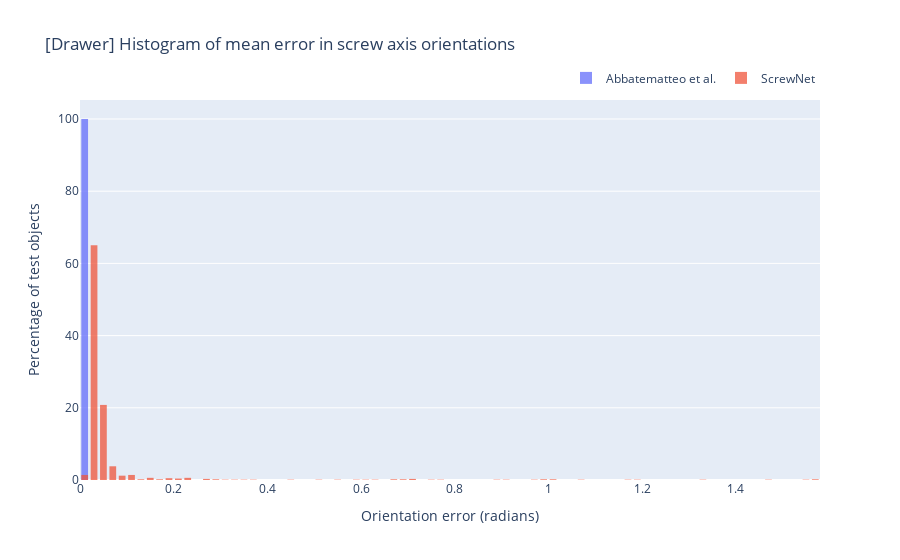
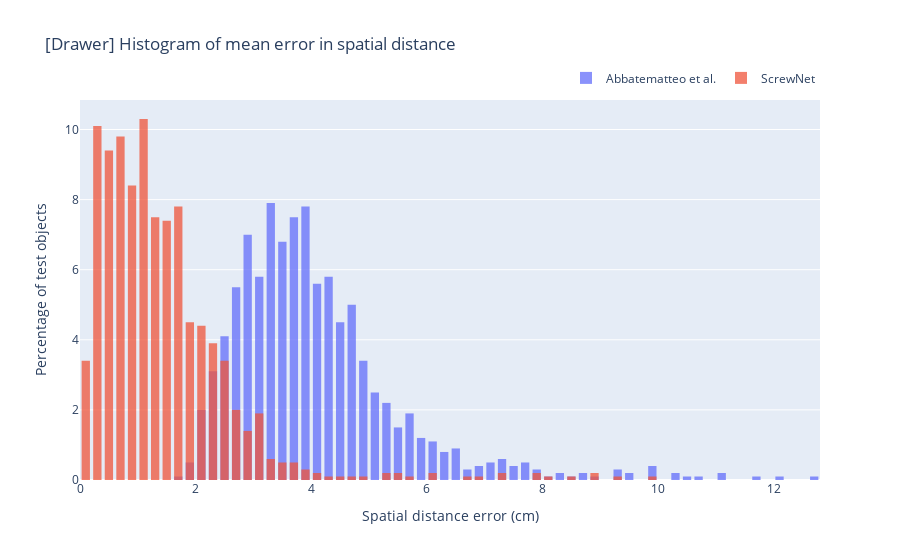
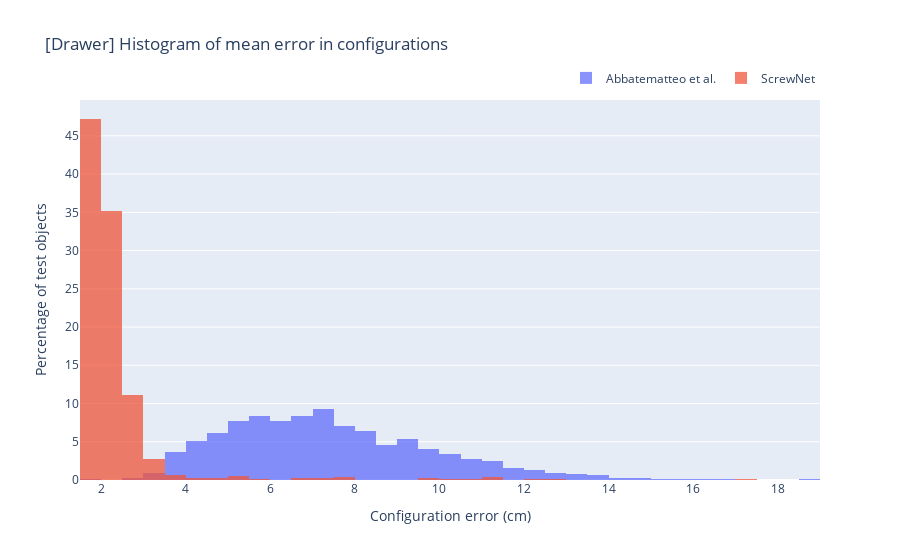

The cell these charts' notebook holds for them, in order:
### Code cell
## Drawer
ours_file = '/Users/jainajinkya/research/ArticulationModel/results/drawer/ours/nnv1_synArt_20000/test_prediction_data.pkl'
with open(ours_file, 'rb') as f:
    ours = pickle.load(f)

ben_file = '/Users/jainajinkya/research/ArticulationModel/results/drawer/ben/ben_drawer/test_prediction_data.pkl'
with open(ben_file, 'rb') as f:
    ben = pickle.load(f)

## Orientation
fig = go.Figure()
fig.add_trace(go.Histogram(x=ben['ori_err_mean'], histnorm='percent', name='Abbatematteo et al.', bingroup=1))
fig.add_trace(go.Histogram(x=ours['ori_err_mean'], histnorm='percent', name='ScrewNet', bingroup=1))

fig.update_layout(
    title_text='[Drawer] Histogram of mean error in screw axis orientations', # title of plot
    xaxis_title_text='Orientation error (radians)', # xaxis label
    yaxis_title_text='Percentage of test objects', # yaxis label
    bargap=0.2, # gap between bars of adjacent location coordinates
    bargroupgap=0.1, # gap between bars of the same location coordinates
    barmode='overlay'
)

# Reduce opacity to see both histograms
fig.update_traces(opacity=0.75)
fig.update_layout(legend=dict(orientation="h", yanchor="bottom", y=1.02, xanchor="right", x=1))
fig.show()

## Spatial Distance
fig = go.Figure()
fig.add_trace(go.Histogram(x=ben['dist_err_mean']*100., histnorm='percent', name='Abbatematteo et al.', bingroup=2))
fig.add_trace(go.Histogram(x=ours['dist_err_mean']*100., histnorm='percent', name='ScrewNet', bingroup=2))

fig.update_layout(
    title_text='[Drawer] Histogram of mean error in spatial distance', # title of plot
    xaxis_title_text='Spatial distance error (cm)', # xaxis label
    yaxis_title_text='Percentage of test objects', # yaxis label
    bargap=0.2, # gap between bars of adjacent location coordinates
    bargroupgap=0.1, # gap between bars of the same location coordinates
    barmode='overlay'
)

# Reduce opacity to see both histograms
fig.update_traces(opacity=0.75)
fig.update_layout(legend=dict(orientation="h", yanchor="bottom", y=1.02, xanchor="right", x=1))
fig.show()

## Configuration
fig = go.Figure()
fig.add_trace(go.Histogram(x=ben['theta_err_mean']*100., histnorm='percent', name='Abbatematteo et al.', bingroup=3))
fig.add_trace(go.Histogram(x=ours['ori_d_mean']*100., histnorm='percent', name='ScrewNet', bingroup=3))

fig.update_layout(
    title_text='[Drawer] Histogram of mean error in configurations', # title of plot
    xaxis_title_text='Configuration error (cm)', # xaxis label
    yaxis_title_text='Percentage of test objects', # yaxis label
#     bargap=0.2, # gap between bars of adjacent location coordinates
#     bargroupgap=0.1, # gap between bars of the same location coordinates
    barmode='overlay'
)

# Reduce opacity to see both histograms
fig.update_traces(opacity=0.75)
fig.update_layout(legend=dict(orientation="h", yanchor="bottom", y=1.02, xanchor="right", x=1))
fig.show()

### Figure 1 — Plotly figure (JSON) as saved in the notebook; plotly's stock layout.template omitted (floating-point values rounded to 4 significant figures; data arrays with more than 128 entries replaced by an {"elided": "..."} marker saying what was removed)
{"data": [{"bingroup": "1", "histnorm": "percent", "name": "Abbatematteo et al.", "opacity": 0.75, "type": "histogram", "x": {"elided": "1000 float values"}}, {"bingroup": "1", "histnorm": "percent", "name": "ScrewNet", "opacity": 0.75, "type": "histogram", "x": {"elided": "1000 float values"}}], "layout": {"bargap": 0.2, "bargroupgap": 0.1, "barmode": "overlay", "legend": {"orientation": "h", "x": 1, "xanchor": "right", "y": 1.02, "yanchor": "bottom"}, "title": {"text": "[Drawer] Histogram of mean error in screw axis orientations"}, "xaxis": {"title": {"text": "Orientation error (radians)"}}, "yaxis": {"title": {"text": "Percentage of test objects"}}}}

### Figure 2 — Plotly figure (JSON) as saved in the notebook; plotly's stock layout.template omitted (floating-point values rounded to 4 significant figures; data arrays with more than 128 entries replaced by an {"elided": "..."} marker saying what was removed)
{"data": [{"bingroup": "2", "histnorm": "percent", "name": "Abbatematteo et al.", "opacity": 0.75, "type": "histogram", "x": {"elided": "1000 float values"}}, {"bingroup": "2", "histnorm": "percent", "name": "ScrewNet", "opacity": 0.75, "type": "histogram", "x": {"elided": "1000 float values"}}], "layout": {"bargap": 0.2, "bargroupgap": 0.1, "barmode": "overlay", "legend": {"orientation": "h", "x": 1, "xanchor": "right", "y": 1.02, "yanchor": "bottom"}, "title": {"text": "[Drawer] Histogram of mean error in spatial distance"}, "xaxis": {"title": {"text": "Spatial distance error (cm)"}}, "yaxis": {"title": {"text": "Percentage of test objects"}}}}

### Figure 3 — Plotly figure (JSON) as saved in the notebook; plotly's stock layout.template omitted (floating-point values rounded to 4 significant figures; data arrays with more than 128 entries replaced by an {"elided": "..."} marker saying what was removed)
{"data": [{"bingroup": "3", "histnorm": "percent", "name": "Abbatematteo et al.", "opacity": 0.75, "type": "histogram", "x": {"elided": "1000 float values"}}, {"bingroup": "3", "histnorm": "percent", "name": "ScrewNet", "opacity": 0.75, "type": "histogram", "x": {"elided": "1000 float values"}}], "layout": {"barmode": "overlay", "legend": {"orientation": "h", "x": 1, "xanchor": "right", "y": 1.02, "yanchor": "bottom"}, "title": {"text": "[Drawer] Histogram of mean error in configurations"}, "xaxis": {"title": {"text": "Configuration error (cm)"}}, "yaxis": {"title": {"text": "Percentage of test objects"}}}}
